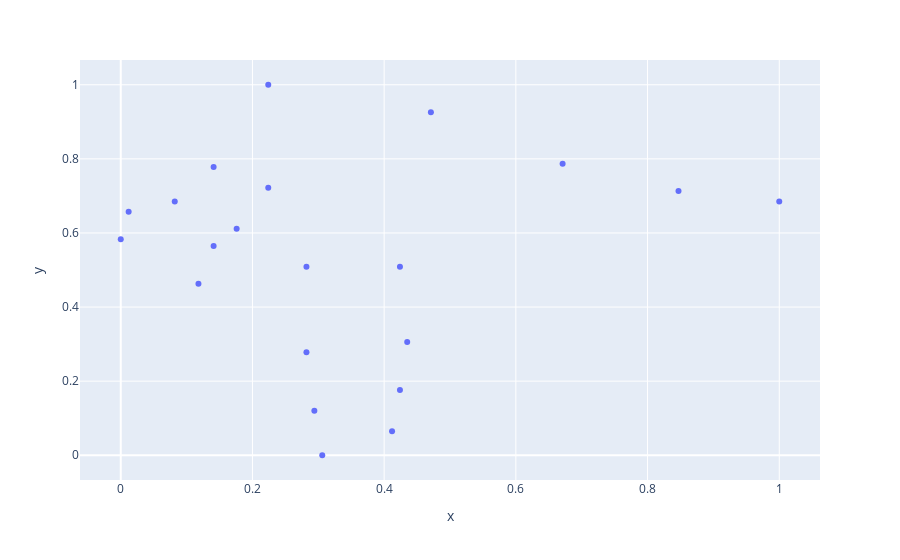

Notebook cell for this chart:
### Markdown cell above
# Example normalized

### Code cell
landmark = norm_50[20]

xs = [landmark[i][0] for i in range(len(landmark))]
ys = [landmark[i][1] for i in range(len(landmark))]

px.scatter(x=xs, y=ys)

### Figure 1 — Plotly figure (JSON) as saved in the notebook; plotly's stock layout.template omitted (floating-point values rounded to 4 significant figures)
{"data": [{"hovertemplate": "x=%{x}<br>y=%{y}<extra></extra>", "legendgroup": "", "marker": {"color": "#636efa", "symbol": "circle"}, "mode": "markers", "name": "", "orientation": "v", "showlegend": false, "type": "scatter", "x": [0.224, 0.471, 0.671, 0.847, 1, 0.424, 0.435, 0.424, 0.412, 0.282, 0.282, 0.294, 0.306, 0.141, 0.118, 0.176, 0.224, 0.012, 0, 0.082, 0.141], "xaxis": "x", "y": [1, 0.926, 0.787, 0.713, 0.685, 0.509, 0.306, 0.176, 0.065, 0.509, 0.278, 0.12, 0, 0.565, 0.463, 0.611, 0.722, 0.657, 0.583, 0.685, 0.778], "yaxis": "y"}], "layout": {"legend": {"tracegroupgap": 0}, "margin": {"t": 60}, "xaxis": {"anchor": "y", "domain": [0, 1], "title": {"text": "x"}}, "yaxis": {"anchor": "x", "domain": [0, 1], "title": {"text": "y"}}}}
